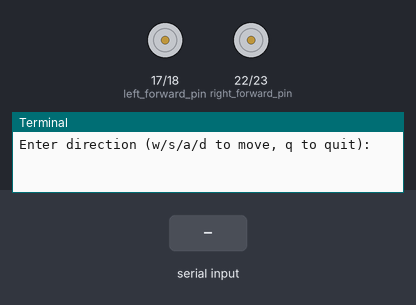
Recording of a program running on a simulated Raspberry Pi (BCM pin numbers). Parts: motor-driver pin pairs drawn as motors (green arrow = first pin HIGH = forward, orange = second pin HIGH = backward, longer = more drive), the last lines printed to the terminal. The inputs (shaded band) are chosen by the test bench.

Above: at 1.2 s.
1.3 s: "w" typed at the terminal, then Enter
At 1.9 s:
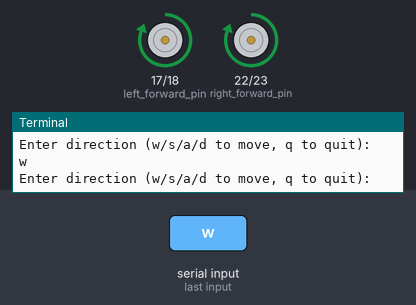
2.8 s: "s" typed at the terminal, then Enter
At 3.1 s:
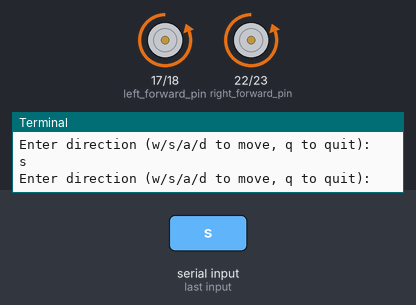
4.3 s: "a" typed at the terminal, then Enter
At 5.4 s:
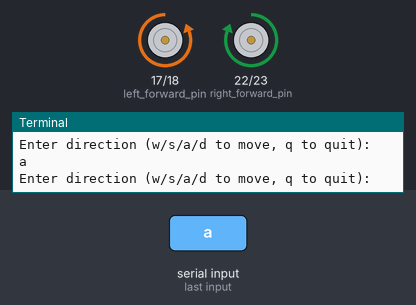
5.8 s: "d" typed at the terminal, then Enter
At 6.6 s:
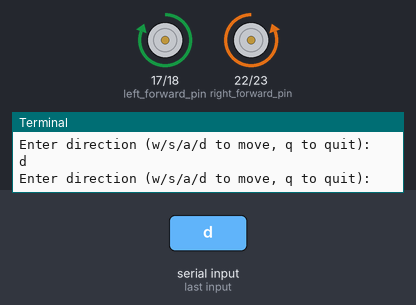
Timing chart, 0 to 8.3 s (numbered marks = the images above; inputs shaded):
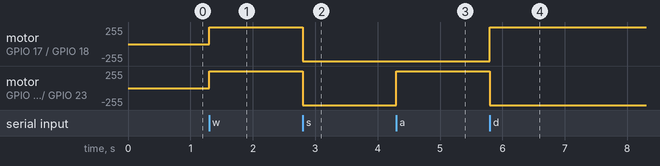

The program:

drive.py
```python
import RPi.GPIO as GPIO
import time

GPIO.setwarnings(False)

class Robot_controll:
    def __init__(self):
        # Set up GPIO pins for left motor
        self.left_forward_pin = 17
        self.left_backward_pin = 18

        # Set up GPIO pins for right motor
        self.right_forward_pin = 22
        self.right_backward_pin = 23

        # Setup GPIO
        GPIO.setmode(GPIO.BCM)
        GPIO.setup(self.left_forward_pin, GPIO.OUT)
        GPIO.setup(self.left_backward_pin, GPIO.OUT)
        GPIO.setup(self.right_forward_pin, GPIO.OUT)
        GPIO.setup(self.right_backward_pin, GPIO.OUT)

    # Function to move the car forward
    def move_forward(self):
        GPIO.output(self.left_forward_pin, GPIO.HIGH)
        GPIO.output(self.left_backward_pin, GPIO.LOW)
        GPIO.output(self.right_forward_pin, GPIO.HIGH)
        GPIO.output(self.right_backward_pin, GPIO.LOW)

    # Function to move the car backward
    def move_backward(self):
        GPIO.output(self.left_forward_pin, GPIO.LOW)
        GPIO.output(self.left_backward_pin, GPIO.HIGH)
        GPIO.output(self.right_forward_pin, GPIO.LOW)
        GPIO.output(self.right_backward_pin, GPIO.HIGH)

    # Function to turn the car left
    def turn_left(self):
        GPIO.output(self.left_forward_pin, GPIO.LOW)
        GPIO.output(self.left_backward_pin, GPIO.HIGH)
        GPIO.output(self.right_forward_pin, GPIO.HIGH)
        GPIO.output(self.right_backward_pin, GPIO.LOW)

    # Function to turn the car right
    def turn_right(self):
        GPIO.output(self.left_forward_pin, GPIO.HIGH)
        GPIO.output(self.left_backward_pin, GPIO.LOW)
        GPIO.output(self.right_forward_pin, GPIO.LOW)
        GPIO.output(self.right_backward_pin, GPIO.HIGH)

    # Function to stop the car
    def stop(self):
        GPIO.output(self.left_forward_pin, GPIO.LOW)
        GPIO.output(self.left_backward_pin, GPIO.LOW)
        GPIO.output(self.right_forward_pin, GPIO.LOW)
        GPIO.output(self.right_backward_pin, GPIO.LOW)

if __name__ == "__main__":
    try:
        car = Robot_controll()
        while True:
            # Take user input
            direction = input("Enter direction (w/s/a/d to move, q to quit): ")

            # Move the car based on user input
            if direction == 'w':
                car.move_forward()
            elif direction == 's':
                car.move_backward()
            elif direction == 'a':
                car.turn_left()
            elif direction == 'd':
                car.turn_right()
            elif direction == 'q':
                break
            else:
                print("Invalid input! Please enter w/s/a/d to move or q to quit.")

    except KeyboardInterrupt:
        print("\nExiting program...")
    finally:
        # Clean up GPIO
        GPIO.cleanup()
```

Measured:
- after the input at 1.3 s, motor on GPIO 17 (left_forward_pin) / GPIO 18 (left_backward_pin), motor on GPIO 22 (right_forward_pin) / GPIO 23 (right_backward_pin): stopped → forward 255/255 at once
- after the input at 2.8 s, motor on GPIO 17 (left_forward_pin) / GPIO 18 (left_backward_pin), motor on GPIO 22 (right_forward_pin) / GPIO 23 (right_backward_pin): forward 255/255 → backward 255/255 at once
- after the input at 4.3 s, motor on GPIO 22 (right_forward_pin) / GPIO 23 (right_backward_pin): backward 255/255 → forward 255/255 at once
- after the input at 5.8 s, motor on GPIO 17 (left_forward_pin) / GPIO 18 (left_backward_pin): backward 255/255 → forward 255/255 at once; motor on GPIO 22 (right_forward_pin) / GPIO 23 (right_backward_pin): forward 255/255 → backward 255/255 at once
